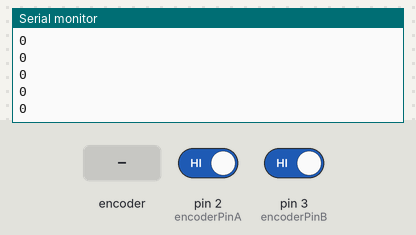
A sketch run on a simulated Arduino Uno, built with avr-gcc and run on an emulated ATmega328P. On the bench: the last lines printed to the serial monitor. The test bench sets the inputs (shaded band); at power-on: pin 2 (encoderPinA) HIGH, pin 3 (encoderPinB) HIGH.

Above: at 1.2 s.
1.3 s: rotary encoder on pin 2 (encoderPinA) / pin 3 (encoderPinB) turned 1 step (first pin leading)
At 1.37 s:
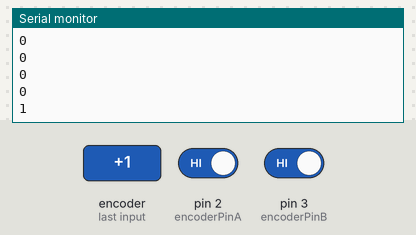
3.0 s: rotary encoder on pin 2 (encoderPinA) / pin 3 (encoderPinB) turned 1 step (first pin leading)
At 3.07 s:
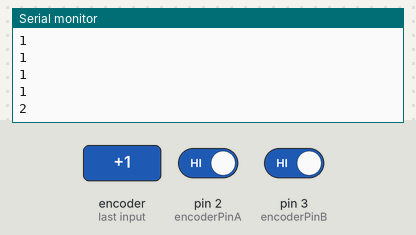
Timing chart, 0 to 6.0 s (numbered marks = the images above; inputs shaded):
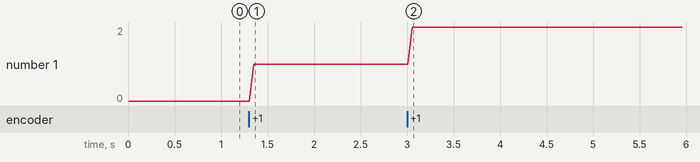

Measured:
- after the input at 1.3 s, the serial monitor: prints a new line after 0.05 s (image 1)
- after the input at 3.0 s, the serial monitor: prints a new line after 0.06 s (image 2)
- plotted number 1: 0 → 1 after the input at 1.3 s, 1 → 2 after the input at 3.0 s

The sketch:

Teste_do_Encoder.ino
```cpp
#define encoderPinA  2
#define encoderPinB  3

volatile int direcao = 0;

void setup() {
  Serial.begin (9600);
  pinMode(encoderPinA, INPUT);
  pinMode(encoderPinB, INPUT);
  digitalWrite(encoderPinA, HIGH);       // turn on pullup resistor
  digitalWrite(encoderPinB, HIGH);       // turn on pullup resistor


  Serial.println("start");                // a personal quirk
  attachInterrupt(digitalPinToInterrupt(2), interrupcaoA, RISING);       //Borda de subida
  attachInterrupt(digitalPinToInterrupt(3), interrupcaoB, FALLING);       //Borda de descida
}

void loop() {
  //Serial.print(digitalRead(encoderPinA));Serial.println(digitalRead(encoderPinB));
  Serial.println(direcao);
  delay(50);
}


void interrupcaoA() {
  delay(1);
  if(digitalRead(encoderPinA) == 1 && digitalRead(encoderPinB) == 0)
    direcao++;
}

void interrupcaoB() {
  delay(1);
  if(digitalRead(encoderPinA) == 1 && digitalRead(encoderPinB) == 0)
    direcao--;
}
```
